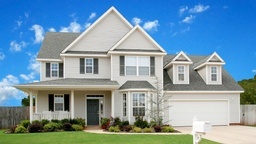
#> input picture Lab2/Images/house.jpg, 256 x 144 px, shrunk from 1280 x 720 before the run, found by its file name
$ jupyter execute --allow-errors Lab5_Correction.ipynb   (shell and % lines are left out)   (older library calls are emulated)
#> lines starting #> are read from the running program, lines starting #| are printed output that depends on the picture
<center></center>

<h6><center></center></h6>

<h1>
<hr style=" border:none; height:3px;">
<center>TP6 : Segmentation d'images </center>
<hr style=" border:none; height:3px;">
</h1>

L'objectif de ce TPs est de mettre en application les différentes approches de segmentation vues dans le cours et notamment :
 + Les approches basées sur le clustering
 + L'approche super-pixels


## Partie 1 : Segmentation par clustering (d'après CS 131)

Dans cette partie, il s'agit d'utiliser des algorithmes de clustering pour la segmentation d'images. Elle consiste en trois exercices dépendants :

 1. Exercice 1 : implémentation de deux algorithmes classiques de clustering : k-means et clustering hiérarchique (HAC)
 2. Exercice 2 : construction d'un vecteur de caractéristiques au niveau des pixels prenant en compte la couleur et la position.
 3. Exercice 3 : évaluation quantitative de l'approche de segmentation.

### Exercice 1 : Algorithmes de clustering

Appliquer le code ci-dessous qui permet de générer un ensemble de 4 clusters de points.

[cell 1]
import numpy as np
import matplotlib.pyplot as plt
from matplotlib import rc

# Generate random data points for clustering

# Set seed for consistency
np.random.seed(0)

# Cluster 1
mean1 = [-1, 0]
cov1 = [[0.1, 0], [0, 0.1]]
X1 = np.random.multivariate_normal(mean1, cov1, 100)

# Cluster 2
mean2 = [0, 1]
cov2 = [[0.1, 0], [0, 0.1]]
X2 = np.random.multivariate_normal(mean2, cov2, 100)

# Cluster 3
mean3 = [1, 0]
cov3 = [[0.1, 0], [0, 0.1]]
X3 = np.random.multivariate_normal(mean3, cov3, 100)

# Cluster 4
mean4 = [0, -1]
cov4 = [[0.1, 0], [0, 0.1]]
X4 = np.random.multivariate_normal(mean4, cov4, 100)

# Merge two sets of data points
X = np.concatenate((X1, X2, X3, X4))

# Plot data points
plt.scatter(X[:, 0], X[:, 1])
plt.axis('equal')
plt.show()
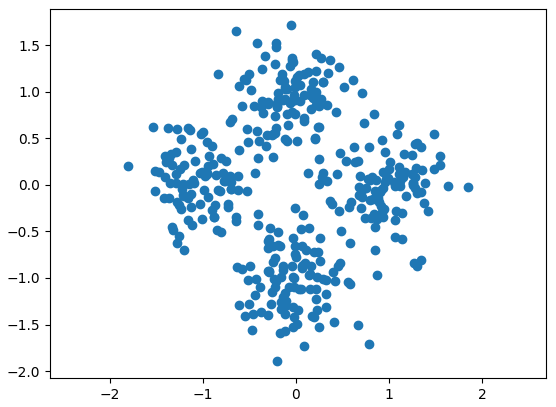
#> figure drawn by matplotlib, 1 panel

#### Algorithme k-means

Compléter le code ci-dessous pour avoir une implémentation de l'algorithme k-means.

[cell 2]
import numpy as np
import random
from scipy.spatial.distance import squareform, pdist

### Clustering Methods
def kmeans(features, k, num_iters=100):
    """ Use kmeans algorithm to group features into k clusters.
    K-Means algorithm can be broken down into following steps:
        1. Randomly initialize cluster centers
        2. Assign each point to the closest center
        3. Compute new center of each cluster
        4. Stop if cluster assignments did not change
        5. Go to step 2
    Args:
        features - Array of N features vectors. Each row represents a feature
            vector.
        k - Number of clusters to form.
        num_iters - Maximum number of iterations the algorithm will run.
    Returns:
        assignments - Array representing cluster assignment of each point.
            (e.g. i-th point is assigned to cluster assignments[i])
    """
#> called with features = array of shape (400, 2), k = 4, num_iters = 100

    N, D = features.shape

    assert N >= k, 'Number of clusters cannot be greater than number of points'

    # Randomly initalize cluster centers
    idxs = np.random.choice(N, size=k, replace=False)
    centers = features[idxs]
    assignments = np.zeros(N)

    for n in range(num_iters):
        for i in range(N):
            assignments[i] = np.argmin(np.sum((features[i] - centers)**2, axis=1))
        tmp = centers.copy()
        for j in range(k):
            centers[j] = np.mean(features[assignments == j], axis=0)
        if np.allclose(tmp, centers):
            break

    return assignments

Tester votre algorithme sur le jeu de données synthétique et mesurer son temps d'exécution en exécutant le code ci-dessous.

[cell 3]
from time import time
np.random.seed(0)
start = time()
assignments = kmeans(X, 4)
end = time()

kmeans_runtime = end - start

print("kmeans running time: %f seconds." % kmeans_runtime)

for i in range(4):
    cluster_i = X[assignments==i]
    plt.scatter(cluster_i[:, 0], cluster_i[:, 1])

plt.axis('equal')
plt.show()
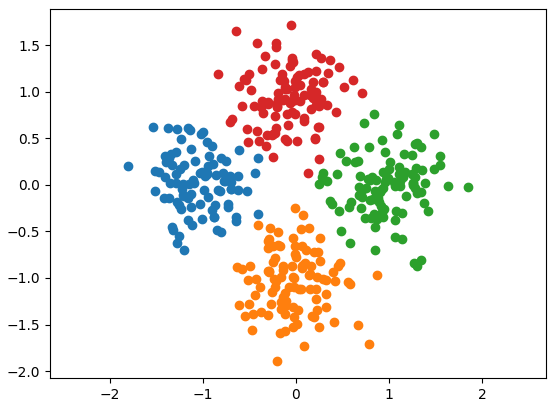
#> figure drawn by matplotlib, 1 panel

A l'aide des fonctions de la bibliothèque numpy, essayez de rendre le calcul plus rapide.

[cell 4]
def kmeans_fast(features, k, num_iters=100):
    """ Use kmeans algorithm to group features into k clusters.
    This function makes use of numpy functions and broadcasting to speed up the
    first part(cluster assignment) of kmeans algorithm.
    Hints
    - You may find np.repeat and np.argmin useful
    Args:
        features - Array of N features vectors. Each row represents a feature
            vector.
        k - Number of clusters to form.
        num_iters - Maximum number of iterations the algorithm will run.
    Returns:
        assignments - Array representing cluster assignment of each point.
            (e.g. i-th point is assigned to cluster assignments[i])
    """
#> called with features = array of shape (400, 2), k = 4, num_iters = 100

    N, D = features.shape

    assert N >= k, 'Number of clusters cannot be greater than number of points'

    # Randomly initalize cluster centers
    idxs = np.random.choice(N, size=k, replace=False)
    centers = features[idxs]
    assignments = np.zeros(N)

    for n in range(num_iters):
        f_tmp = np.tile(features, (k, 1))
        c_tmp = np.repeat(centers, N, axis=0)
        assignments = np.argmin(np.sum((f_tmp - c_tmp)**2, axis=1).reshape(k, N), axis=0)
        tmp = centers.copy()
        for j in range(k):
            centers[j] = np.mean(features[assignments == j], axis=0)
        if np.allclose(tmp, centers):
            break

    return assignments

Tester votre fonction sur le jeu de données synthétiques.

[cell 5]
np.random.seed(0)
start = time()
assignments = kmeans_fast(X, 4)
end = time()

kmeans_fast_runtime = end - start
print("kmeans running time: %f seconds." % kmeans_fast_runtime)
print("%f times faster!" % (kmeans_runtime / kmeans_fast_runtime))

for i in range(4):
    cluster_i = X[assignments==i]
    plt.scatter(cluster_i[:, 0], cluster_i[:, 1])

plt.axis('equal')
plt.show()

#### Clustering hiérarchique

Compléter le code ci-dessous pour avoir une implémentation de l'algorithme de clustering hiérarchique.

[cell 6]
def hierarchical_clustering(features, k):
    """ Run the hierarchical agglomerative clustering algorithm.
    The algorithm is conceptually simple:
    Assign each point to its own cluster
    While the number of clusters is greater than k:
        Compute the distance between all pairs of clusters
        Merge the pair of clusters that are closest to each other
    We will use Euclidean distance to define distance between clusters.
    Recomputing the centroids of all clusters and the distances between all
    pairs of centroids at each step of the loop would be very slow. Thankfully
    most of the distances and centroids remain the same in successive
    iterations of the outer loop; therefore we can speed up the computation by
    only recomputing the centroid and distances for the new merged cluster.
    Even with this trick, this algorithm will consume a lot of memory and run
    very slowly when clustering large set of points. In practice, you probably
    do not want to use this algorithm to cluster more than 10,000 points.
    Args:
        features - Array of N features vectors. Each row represents a feature
            vector.
        k - Number of clusters to form.
    Returns:
        assignments - Array representing cluster assignment of each point.
            (e.g. i-th point is assigned to cluster assignments[i])
    """
#> called with features = array of shape (400, 2), k = 4


    N, D = features.shape

    assert N >= k, 'Number of clusters cannot be greater than number of points'

    # Assign each point to its own cluster
    assignments = np.arange(N)
    centers = np.copy(features)
    n_clusters = N

    while n_clusters > k:
        distances = pdist(centers)
        matrixDistances = squareform(distances)
        matrixDistances = np.where(matrixDistances != 0.0, matrixDistances, 1e10)
        minValue = np.argmin(matrixDistances)
        min_i = minValue // n_clusters
        min_j = minValue - min_i * n_clusters
        if min_j < min_i:
            min_i, min_j = min_j, min_i
        for i in range(N):
            if assignments[i] == min_j:
                assignments[i] = min_i
        for i in range(N):
            if assignments[i] > min_j:
                assignments[i] -= 1
        centers = np.delete(centers, min_j, axis = 0)
        centers[min_i] = np.mean(features[assignments == min_i], axis = 0)
        n_clusters -= 1

    return assignments

Tester le sur le jeu de données synthétiques.

[cell 7]
start = time()
assignments = hierarchical_clustering(X, 4)
end = time()

print("hierarchical_clustering running time: %f seconds." % (end - start))

for i in range(4):
    cluster_i = X[assignments==i]
    plt.scatter(cluster_i[:, 0], cluster_i[:, 1])

plt.axis('equal')
plt.show()
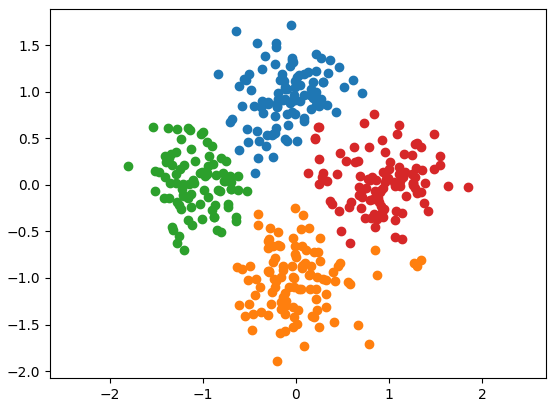
#> figure drawn by matplotlib, 1 panel

### Exercice 2  : Application à la segmentation d'images

Avant de pouvoir utiliser un algorithme de clustering pour segmenter une image, nous devons calculer un vecteur de caractéristiques pour chaque pixel. Le vecteur de caractéristiques pour chaque pixel doit coder les propriétés estimées utiles pour une bonne segmentation. Plus concrètement, pour une paire de pixels $p_i$ et $p_j$ avec les vecteurs caractéristiques correspondants $f_i$ et $f_j$, la distance entre $f_i$ et $f_j$ doit être petite si nous pensons que $p_i$ et $p_j$ doivent être placés dans le même cluster (region ici) et grande sinon.

Charger et afficher une image

[cell 8]
import numpy as np
from matplotlib import pyplot as plt
import cv2

def loadImagebis(src):
#> called with src = './Lab5/Images/house.jpg'
    img=cv2.imread(src,1)
#> img is the input picture: shape (144, 256, 3); mean B, G, R 169.4, 151.2, 118.4
    rgb = cv2.cvtColor(img, cv2.COLOR_BGR2RGB)
    plt.imshow(rgb,interpolation='nearest')
    plt.show()
    return rgb


img=loadImagebis('./Lab5/Images/house.jpg')

#### Caractéristiques de couleur

Une manière assez simple de caractériser un pixel est d'utiliser la valeur de la couleur en chaque pixel. Compléter la fonction ci-dessous.

[cell 9]
def color_features(img):
    """ Represents a pixel by its color.
    Args:
        img - array of shape (H, W, C)
    Returns:
        features - array of (H * W, C)
    """
    H, W, C = img.shape
#> H = 144; W = 256; C = 3
    print(H, W, C)
#| 144 256 3
    color = cv2.normalize(img, None, alpha=0, beta=1, norm_type=cv2.NORM_MINMAX, dtype=cv2.CV_32F)
    features = np.zeros((H*W, C))

    features = color.reshape(H*W, C)

    return features

[cell 10]
features = color_features(img)
features.dtype

Tester sur votre image le clustering k-means rapide et eventuellement les autres approches de clustering en ne considérant que ce vecteur de caractéristiques.

[cell 11]
np.random.seed(0)
features = color_features(img)
#| 144 256 3
H, W, C = img.shape
#> H = 144; W = 256; C = 3

# Sanity checks
assert features.shape == (H * W, C),\
    "Incorrect shape! Check your implementation."

assert features.dtype == np.float32,\
    "dtype of color_features should be float."

assignments = kmeans_fast(features, 8)
segments = assignments.reshape((H, W))
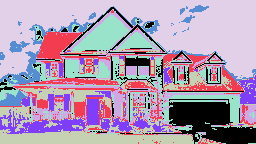
#> segments: shape (144, 256) int64; 8 distinct labels, from 0 to 7; one colour per label, 0 black

# Display segmentation
plt.imshow(segments, cmap='viridis')
plt.axis('off')
plt.show()

La fonction ci-dessous permet de visualiser chaque région comme la moyenne des pixels de la région.

[cell 12]
def visualize_mean_color_image(img, segments):

    img = img_as_float(img)
    k = np.max(segments) + 1
    mean_color_img = np.zeros(img.shape)

    for i in range(k):
        mean_color = np.mean(img[segments == i], axis=0)
        mean_color_img[segments == i] = mean_color

    plt.imshow(mean_color_img)
    plt.axis('off')
    plt.show()

Appliquer la à votre image.

#> (a cell that did not finish here is left out)

#### Caractéristiques de couleur et de position

Un autre vecteur de caractéristique simple pour un pixel est de concaténer sa couleur et sa position dans l'image. En d'autres termes, pour un pixel de couleur $(r, g, b)$ situé à la position $(x, y)$ dans l'image, son vecteur de caractéristique serait $(r, g, b, x, y)$. Cependant, les caractéristiques de couleur et de position peuvent avoir des plages radicalement différentes ; par exemple, chaque canal de couleur d'une image peut se situer dans la plage $[0, 1)$, tandis que la position de chaque pixel peut avoir une plage beaucoup plus large. Une mauvaise mise à l'échelle entre les différentes caractéristiques du vecteur de caractéristiques peut entraîner un mauvais comportement des algorithmes de clustering.

Une façon de corriger cela est d'appliquer une normalisation au vecteur de caractéristiques. L'un des types de normalisation les plus simples consiste à forcer chaque caractéristique à avoir une moyenne et une variance unitaire nulles.

Compléter le code ci-dessous pour construire un tel vecteur de caractéristiques.

[cell 14]
def color_position_features(img):
    """ Represents a pixel by its color and position.
    Combine pixel's RGB value and xy coordinates into a feature vector.
    i.e. for a pixel of color (r, g, b) located at position (x, y) in the
    image. its feature vector would be (r, g, b, x, y).
    Don't forget to normalize features.
    Hints
    - You may find np.mgrid and np.dstack useful
    - You may use np.mean and np.std
    Args:
        img - array of shape (H, W, C)
    Returns:
        features - array of (H * W, C+2)
    """
    H, W, C = img.shape
#> H = 144; W = 256; C = 3
    color = cv2.normalize(img, None, alpha=0, beta=1, norm_type=cv2.NORM_MINMAX, dtype=cv2.CV_32F)
    features = np.zeros((H*W, C+2))

    locations = np.dstack(np.mgrid[0 : H, 0 : W]).reshape((H * W, 2))
    features[:, 0 : C] = color.reshape((H * W, C))
    features[:, C : C + 2] = locations
    features = (features - np.mean(features, axis = 0)) / np.std(features, axis = 0)
    return features

Tester sur votre image le clustering k-means rapide et eventuellement les autres approches de clustering en considérant ce nouveau vecteur de caractéristiques.

[cell 15]
np.random.seed(0)

features = color_position_features(img)

# Sanity checks
assert features.shape == (H * W, C + 2),\
    "Incorrect shape! Check your implementation."

assert features.dtype == np.float,\
    "dtype of color_features should be float."

assignments = kmeans_fast(features, 8)
segments = assignments.reshape((H, W))
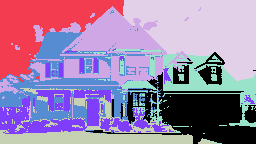
#> segments: shape (144, 256) int64; 8 distinct labels, from 0 to 7; one colour per label, 0 black

# Display segmentation
plt.imshow(segments, cmap='viridis')
plt.axis('off')
plt.show()

Visualiser votre clustering à l'aide de la fonction `visualize_mean_color_image``

#> (a cell that did not finish here is left out)

Essayer d'améliorer le résultat du clustering en ajoutant et en calculant les caractéristiques qui vous semblent pertinentes pour la segmentation.

[cell 17]
def my_features(img):
    """ Implement your own features
    Args:
        img - array of shape (H, W, C)
    Returns:
        features - array of (H * W, C)
    """
    features = None
    ### YOUR CODE HERE
    pass
    ### END YOUR CODE
    return features

[cell 18]
# To complete

### Exercice 3  : Evaluation quantitative

Il s'agit ici, sur un petit ensemble de données d'images de chats et des segmentations de ces images en avant-plan (chats) et en arrière-plan (tout le reste) d'évaluer les algorithmes de segmentation.

Nous pouvons transposer la tâche de segmentation en un problème de classification binaire, où nous devons classer chaque pixel d'une image en avant-plan (positif) ou en arrière-plan (négatif). Compte tenu de la vérité terrain, la précision d'une segmentation est de $(TP+TN)/(P+N)$.
Compléter la fonction ci-dessous permettant de calculer la précision.

[cell 19]
def compute_accuracy(mask_gt, mask):
    """ Compute the pixel-wise accuracy of a foreground-background segmentation
        given a ground truth segmentation.
    Args:
        mask_gt - The ground truth foreground-background segmentation. A
            logical of size H x W where mask_gt[y, x] is 1 if and only if
            pixel (y, x) of the original image was part of the foreground.
        mask - The estimated foreground-background segmentation. A logical
            array of the same size and format as mask_gt.
    Returns:
        accuracy - The fraction of pixels where mask_gt and mask agree. A
            bigger number is better, where 1.0 indicates a perfect segmentation.
    """


    accuracy = None
    accuracy = np.mean(mask_gt == mask)


    return accuracy

Tester votre fonction avec le code ci-dessous.

[cell 20]
mask_gt = np.zeros((100, 100))
mask = np.zeros((100, 100))

# Test compute_accracy function
mask_gt[20:50, 30:60] = 1
mask[30:50, 30:60] = 1

accuracy = compute_accuracy(mask_gt, mask)

print('Accuracy: %0.2f' % (accuracy))
if accuracy != 0.97:
    print('Check your implementation!')

plt.subplot(121)
plt.imshow(mask_gt)
plt.title('Ground Truth')
plt.axis('off')

plt.subplot(122)
plt.imshow(mask)
plt.title('Estimate')
plt.axis('off')

plt.show()
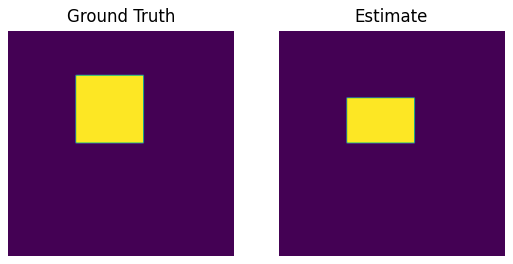
#> figure drawn by matplotlib, 2 panels

$ run again, with Lab2/Images/IMG_20180323_172717.jpg copied over Lab2/Images/house.jpg
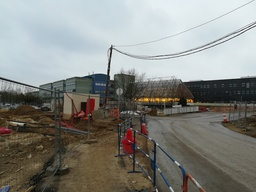
#> input picture Lab2/Images/IMG_20180323_172717.jpg, 256 x 192 px, shrunk from 964 x 723 before the run, found by its file name
#> in loadImagebis, img is the input picture: shape (192, 256, 3); mean B, G, R 128.8, 133.9, 133
#| 192 256 3
#| 192 256 3
#> `segments = assignments.reshape((H, W))`:
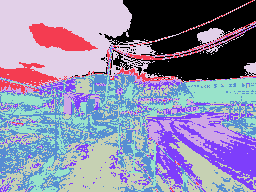
#> segments: shape (192, 256) int64; 8 distinct labels, from 0 to 7; one colour per label, 0 black
#> `segments = assignments.reshape((H, W))`:
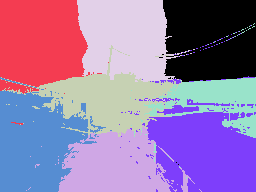
#> segments: shape (192, 256) int64; 8 distinct labels, from 0 to 7; one colour per label, 0 black

$ run again, with Lab2/Images/IMG_20180323_172718.jpg copied over Lab2/Images/house.jpg
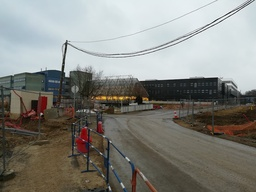
#> input picture Lab2/Images/IMG_20180323_172718.jpg, 256 x 192 px, shrunk from 964 x 723 before the run, found by its file name
#> in loadImagebis, img is the input picture: shape (192, 256, 3); mean B, G, R 126.6, 132.2, 132.2
#| 192 256 3
#| 192 256 3
#> `segments = assignments.reshape((H, W))`:
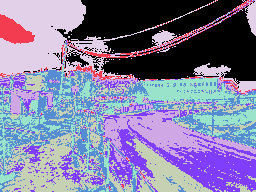
#> segments: shape (192, 256) int64; 8 distinct labels, from 0 to 7; one colour per label, 0 black
#> `segments = assignments.reshape((H, W))`:
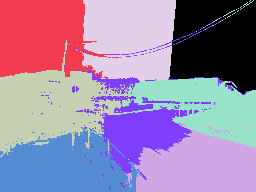
#> segments: shape (192, 256) int64; 8 distinct labels, from 0 to 7; one colour per label, 0 black

$ run again, with Lab2/Images/IMG_20180323_172720.jpg copied over Lab2/Images/house.jpg
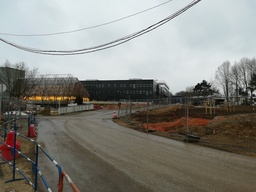
#> input picture Lab2/Images/IMG_20180323_172720.jpg, 256 x 192 px, shrunk from 1005 x 754 before the run, found by its file name
#> in loadImagebis, img is the input picture: shape (192, 256, 3); mean B, G, R 127.2, 133.2, 133.7
#| 192 256 3
#| 192 256 3
#> `segments = assignments.reshape((H, W))`:
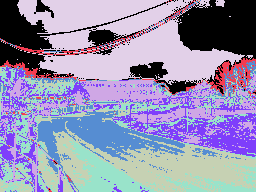
#> segments: shape (192, 256) int64; 8 distinct labels, from 0 to 7; one colour per label, 0 black
#> `segments = assignments.reshape((H, W))`:
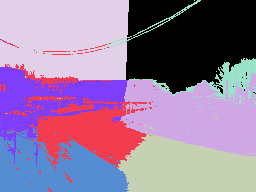
#> segments: shape (192, 256) int64; 8 distinct labels, from 0 to 7; one colour per label, 0 black
